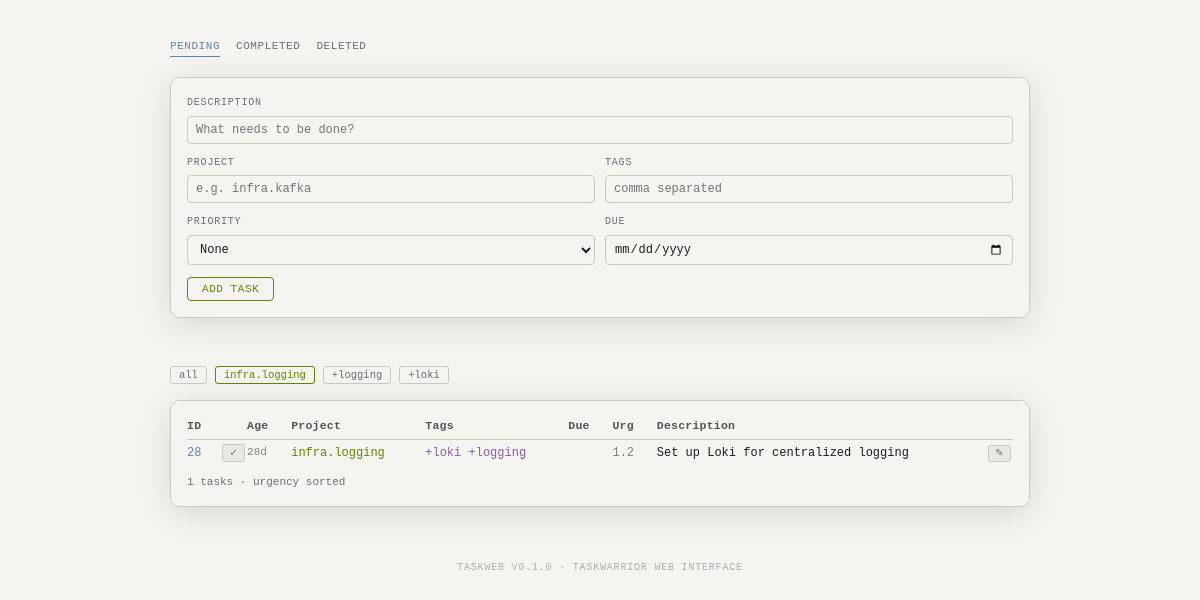
The page /?project=infra.logging on the database its author committed.
### tables this page shows
CREATE TABLE tasks (uuid STRING PRIMARY KEY, data STRING);

### taskweb/server.py (the view)
    @app.route("/")
    def index():
        project_filter = request.args.get("project", "")
        tag_filter = request.args.get("tag", "")
        page = max(1, request.args.get("page", 1, type=int))
        filter_str = ""
        if project_filter:
            filter_str += f"project:{project_filter} "
        if tag_filter:
            filter_str += f"+{tag_filter} "
        all_tasks = get_pending_tasks(filter_str.strip())
        derived = derive_from_tasks(all_tasks)
        total = len(all_tasks)
        total_pages = max(1, (total + PER_PAGE - 1) // PER_PAGE)
        page = min(page, total_pages)
        tasks = all_tasks[(page - 1) * PER_PAGE : page * PER_PAGE]
        return render_template(
            "index.html",
            tasks=tasks,
            projects=derived["projects"],
            tags=derived["tags"],
            counts=derived["counts"],
            current_project=project_filter,
            current_tag=tag_filter,
            page=page,
            total_pages=total_pages,
        )

### taskweb/tasks.py (called while the page is built)
def _db_path() -> Path:
    data_dir = os.environ.get("TASKDATA", os.path.expanduser("~/.local/share/task"))
    return Path(data_dir) / "taskchampion.sqlite3"

def _connect() -> sqlite3.Connection:
    conn = sqlite3.connect(str(_db_path()), timeout=10)
    conn.execute("PRAGMA journal_mode=WAL")
    return conn

def _calculate_urgency(due: str, priority: str, start: str, tags: list[str], status: str) -> float:
    urg = 0.0
    if due:
        try:
            days_until = (int(due) - time.time()) / 86400
            if days_until < 0:
                urg += 12.0
            elif days_until < 7:
                urg += 8.0
            elif days_until < 14:
                urg += 4.0
            else:
                urg += 1.0
        except (ValueError, TypeError):
            pass
    if priority == "H":
        urg += 6.0
    elif priority == "M":
        urg += 3.9
    elif priority == "L":
        urg += 1.8
    if start:
        urg += 4.0
    if tags:
        urg += min(len(tags), 3) * 0.6
    return round(urg, 1)

def _get_working_set(conn: sqlite3.Connection) -> dict[str, int]:
    c = conn.cursor()
    c.execute("SELECT id, uuid FROM working_set")
    return {uuid: id_ for id_, uuid in c.fetchall()}

def get_tasks(status_filter: str = "") -> list[Task]:
    conn = _connect()
    try:
        working_set = _get_working_set(conn)
        c = conn.cursor()
        c.execute("SELECT uuid, data FROM tasks")
        tasks = []
        for uuid, data_str in c.fetchall():
            data = json.loads(data_str)
            if status_filter and data.get("status", "pending") != status_filter:
                continue
            tasks.append(_parse_task_data(uuid, data, working_set))
        tasks.sort(key=lambda t: t.urgency, reverse=True)
        return tasks
    finally:
        conn.close()

def get_pending_tasks(filter_str: str = "") -> list[Task]:
    tasks = get_tasks("pending")
    if not filter_str:
        return tasks
    filtered = []
    for t in tasks:
        match = True
        for part in filter_str.split():
            if part.startswith("project:"):
                if t.project != part[len("project:") :]:
                    match = False
            elif part.startswith("+"):
                if part[1:] not in t.tags:
                    match = False
        if match:
            filtered.append(t)
    return filtered

    @property
    def is_active(self) -> bool:
        return bool(self.start)

### taskweb/templates/index.html (shortened to what this page needs)
{% extends "base.html" %}
{% block content %}
<div class="add-form">
  <div class="window form-window">
    <div class="content">
      <form method="POST" action="{{ url_for('add') }}">
        <div class="form-grid">
          <div class="full">
            <label for="description">Description</label>
            <input type="text" id="description" name="description" placeholder="What needs to be done?" required>
          </div>
          <div>
            <label for="project">Project</label>
            <input type="text" id="project" name="project" placeholder="e.g. infra.kafka" list="project-list">
          </div>
          <div>
            <label for="tags">Tags</label>
            <input type="text" id="tags" name="tags" placeholder="comma separated">
          </div>
          <div>
            <label for="priority">Priority</label>
            <select id="priority" name="priority">
              <option value="">None</option>
            </select>
          </div>
          <div>
            <label for="due">Due</label>
            <input type="date" id="due" name="due">
          </div>
        </div>
        <div class="form-actions">
          <button type="submit" class="btn-submit">Add Task</button>
        </div>
      </form>
    </div>
  </div>
</div>
{% if projects or tags %}
<div class="filters">
  <a href="{{ url_for('index') }}" class="filter-chip {% if not current_project and not current_tag %}active{% endif %}">all</a>
  {% for p in projects %}
  <a href="{{ url_for('index', project=p) }}" class="filter-chip {% if current_project == p %}active{% endif %}">{{ p }}</a>
  {% endfor %}
  {% for t in tags %}
  <a href="{{ url_for('index', tag=t) }}" class="filter-chip {% if current_tag == t %}active{% endif %}">+{{ t }}</a>
  {% endfor %}
</div>
{% endif %}
<div class="window">
  <div class="content">
    {% if tasks %}
    <table class="tw">
      <thead>
        <tr>
          <th>ID</th>
          <th></th>
          <th>Age</th>
          <th>Project</th>
          <th>Tags</th>
          <th>Due</th>
          <th>Urg</th>
          <th>Description</th>
          <th></th>
        </tr>
      </thead>
      <tbody>
        {% for task in tasks %}
        <tr class="{% if task.is_active %}active-row{% endif %}">
          <td class="{% if task.is_recurring %}recur{% else %}id{% endif %}">{{ task.id }}</td>
          <td class="action-col">
            <form method="POST" action="{{ url_for('done', uuid=task.uuid) }}">
              <button type="submit" class="btn btn-done" title="Complete">✓</button>
            </form>
          </td>
          <td class="age">{{ task.age }}</td>
          <td class="proj">{{ task.project }}</td>
          <td class="{% if 'next' in task.tags %}tag-next{% else %}tag{% endif %}">
            {% for t in task.tags %}+{{ t }}{% if not loop.last %} {% endif %}{% endfor %}
          </td>
          <td class="{% if task.is_overdue %}due{% elif task.due %}due-ok{% endif %}">{{ task.due_formatted }}</td>
          <td class="{% if task.urgency >= 10 %}urg-hi{% elif task.urgency >= 4 %}urg{% else %}urg-lo{% endif %}">{{ "%.1f"|format(task.urgency) }}</td>
          <td class="desc">
            <a href="{{ url_for('task_detail', uuid=task.uuid) }}" class="task-link">
              {{ task.description }}{% if task.is_recurring %} ↻{% endif %}{% if task.annotations %} <span class="annotation-count">[{{ task.annotations|length }}]</span>{% endif %}
            </a>
          </td>
          <td class="action-col"><a href="{{ url_for('edit', uuid=task.uuid) }}" class="btn btn-edit" title="Edit">✎</a></td>
        </tr>
        {% endfor %}
      </tbody>
    </table>
    <div class="tw-footer">
      {{ counts.pending }} tasks · urgency sorted
    </div>
    {% else %}
    <div class="empty">No pending tasks. Add one above.</div>
    {% endif %}
  </div>
</div>
{% endblock %}

### taskweb/static/style.css (style rules this page uses)
:root { --bg: #f5f4f0; --chrome: #eae8e2; --border: #ccc9c0; --text: #1c1c1e; --dim: #6e6e73; --tw-header:#555; --tw-id: #5f87af; --tw-age: #808080; --tw-proj: #5f8700; --tw-tag: #875faf; --tw-due: #d70000; --tw-due-ok:#5f87af; --tw-urg: #d75f00; --tw-urghi:#cc7700; --tw-done: #6c6c6c; --tw-desc: #1c1c1e; --tw-act: #5f8700; --tw-block:#af8700; --tw-recur:#008787; --tw-sep: #ccc9c0; --tw-cnt: #6e6e73; --tw-next: #5f5faf; --flash-success: #5f8700; --flash-error: #d70000; }
* { box-sizing:border-box;margin:0;padding:0 }
body { background: var(--bg); color: var(--text); font-family: -apple-system, BlinkMacSystemFont, 'SF Pro Text', 'Helvetica Neue', sans-serif; min-height: 100vh; display: flex; flex-direction: column; align-items: center; padding: 36px 20px 56px; transition: background .2s, color .2s; }
.window { width: 100%; max-width: 860px; border-radius: 10px; overflow: hidden; border: 1px solid var(--border); box-shadow: 0 6px 32px rgba(0,0,0,.12); margin-bottom: 24px; transition: border-color .2s; }
.content { background: var(--bg); padding: 14px 16px; font-family: 'SF Mono', monospace; font-size: 12px; line-height: 1.75; overflow-x: auto; transition: background .2s; }
table.tw { width: 100%; border-collapse: collapse; }
table.tw th { color: var(--tw-header); font-weight: 700; text-align: left; padding: 1px 14px 3px 0; border-bottom: 1px solid var(--tw-sep); white-space: nowrap; font-size: 11.5px; letter-spacing: .02em; }
table.tw td { padding: 3px 14px 3px 0; vertical-align: top; white-space: nowrap; }
table.tw th:last-child, table.tw td:last-child { padding-right: 0; }
.id { color: var(--tw-id) }
.age { color: var(--tw-age); font-size: 11px }
.proj { color: var(--tw-proj) }
.tag { color: var(--tw-tag) }
.urg-lo { color: var(--tw-age) }
.desc { color: var(--tw-desc) }
.tw-footer { margin-top: 6px; color: var(--tw-cnt); font-size: 11px }
.btn { font-family: 'SF Mono', monospace; font-size: 10px; letter-spacing: .03em; text-transform: uppercase; border: 1px solid var(--border); background: var(--chrome); color: var(--dim); padding: 2px 6px; border-radius: 3px; cursor: pointer; transition: all .15s; }
.btn-edit { text-decoration: none; }
.action-col { width: 1px; white-space: nowrap; padding-right: 2px !important; }
.add-form { width: 100%; max-width: 860px; margin-bottom: 24px; }
.form-window .content { padding: 16px; }
.form-grid { display: grid; grid-template-columns: 1fr 1fr; gap: 10px; }
.form-grid .full { grid-column: 1 / -1; }
.form-grid label { display: block; font-family: 'SF Mono', monospace; font-size: 10px; text-transform: uppercase; letter-spacing: .08em; color: var(--dim); margin-bottom: 4px; }
.form-grid input, .form-grid select { width: 100%; font-family: 'SF Mono', monospace; font-size: 12px; padding: 6px 8px; border: 1px solid var(--border); border-radius: 4px; background: var(--bg); color: var(--text); transition: border-color .15s; }
.form-actions { margin-top: 12px; display: flex; gap: 8px; }
.btn-submit { font-family: 'SF Mono', monospace; font-size: 11px; letter-spacing: .05em; text-transform: uppercase; border: 1px solid var(--tw-proj); background: transparent; color: var(--tw-proj); padding: 5px 14px; border-radius: 4px; cursor: pointer; transition: all .15s; }
.filters { width: 100%; max-width: 860px; display: flex; gap: 8px; margin-bottom: 16px; flex-wrap: wrap; font-family: 'SF Mono', monospace; font-size: 10.5px; }
.filter-chip { color: var(--dim); text-decoration: none; padding: 2px 8px; border: 1px solid var(--border); border-radius: 3px; transition: all .15s; }
.filter-chip.active { border-color: var(--tw-proj); color: var(--tw-proj); }
.task-link { color: var(--tw-desc); text-decoration: none; transition: color .15s; }

### rows shown on the page
tasks: id "28", age "28d", project "infra.logging", tags "loki" "logging", urgency "1.2", description "Set up Loki for centralized logging"

### other values the page prints
{{ p }} "infra.logging"
{{ t }} "logging" "loki"
{{ counts.pending }} "1"
